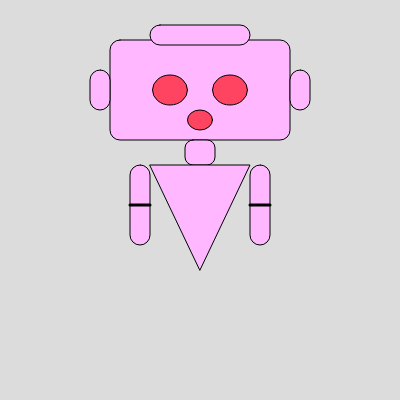
Frame 1 (no input)
Frame 60 (no input): identical to frame 1, image omitted
Frame 120 (the mouse pressed at the canvas centre since frame 60): identical to frame 1, image omitted

The p5.js sketch that drew this single still picture (run headless with seeded random() and noise() and a simulated clock; from frame 60 on, the mouse is pressed at the canvas centre):

// p5.js sketch
// ── sketch.js
function setup() {
  createCanvas(400, 400);
  background(220);

  // Cabeza
  fill(255, 184, 255);
  rect(110, 40, 180, 100, 10);
  // X, Y, ANCHO, ALTO, REDONDEADO

  // Oreja izquierda
  fill(255, 184, 255);
  rect(90, 70, 20, 40, 20);

  // Oreja derecha
  fill(255, 184, 255);
  rect(290, 70, 20, 40, 20);

  // La cosita que va arriba de su cabeza
  fill(255, 184, 255);
  rect(150, 25, 100, 20, 10);

  // Ojos
  fill(255, 68, 98);
  ellipse(170, 90, 35, 30);

  fill(255, 68, 98);
  ellipse(230, 90, 35, 30);

  // Boca
  fill(255, 68, 98);
  ellipse(200, 120, 25, 20);

// Cuello
fill(255, 184, 255);
rect(185, 140, 30, 25, 8);
  // Cuerpo
fill(255, 184, 255);
triangle(150, 165, 250, 165, 200, 270);

// Brazo izquierdo
fill(255, 184, 255);
rect(130, 165, 20, 80, 10);

// Brazo derecho
fill(255, 184, 255);
rect(250, 165, 20, 80, 10);

// Detalles de los brazos
stroke(0);
strokeWeight(3);

line(130, 205, 150, 205);
line(250, 205, 270, 205);
  
}
function draw() {
}
